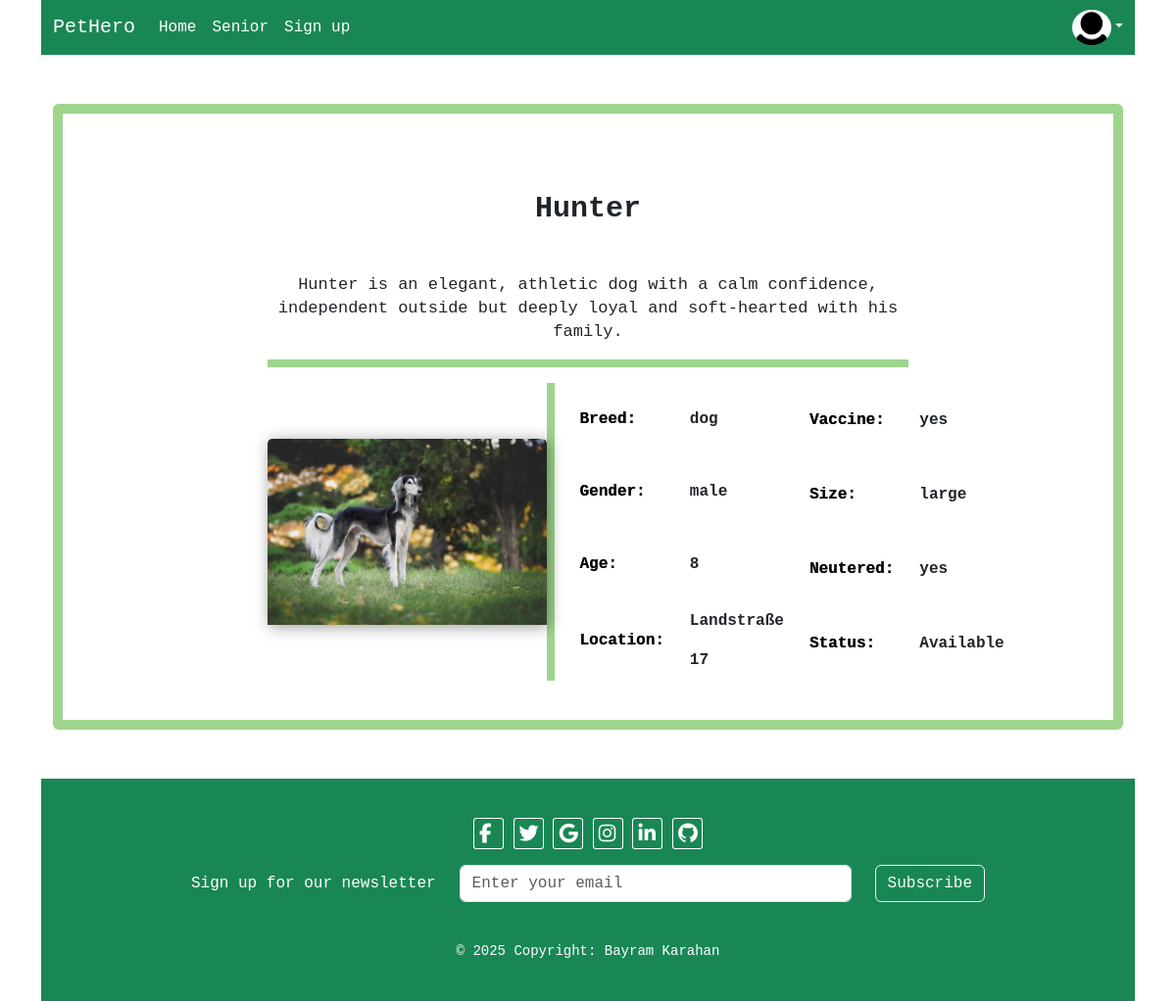
The page /php/crud/details.php?id=4 on the database its author committed.
### tables this page shows
CREATE TABLE `pets` (
  `id` int(11) NOT NULL,
  `breed` varchar(50) NOT NULL,
  `gender` varchar(50) NOT NULL,
  `age` int(11) NOT NULL,
  `vaccine` varchar(5) NOT NULL,
  `size` varchar(50) NOT NULL,
  `name` varchar(50) NOT NULL,
  `neutered` varchar(5) NOT NULL,
  `picture` varchar(50) NOT NULL,
  `short_description` varchar(300) NOT NULL,
  `status` enum('Available','Adopted') NOT NULL DEFAULT 'Available',
  `location` varchar(255) NOT NULL DEFAULT 'Unknown'
);

### php/functions/get_profile.php (called while the page is built, shortened)
<?php
function getProfilePicture($conn) {
    $id = $_SESSION['admin'] ?? $_SESSION['user'] ?? null;
    if (!$id) return "avatar.png";
    $sql = "SELECT picture FROM users WHERE id = $id";
    $result = mysqli_query($conn, $sql);
    $row = mysqli_fetch_assoc($result);
    return !empty($row['picture']) ? $row['picture'] : "avatar.png";
}
function getProfileLink() {
    return BASE_URL . "php/register-login/login.php";
}

### php/crud/details.php (the view, shortened to what this page needs)
<?php
require_once '../functions/db_connect.php';
require_once "../functions/get_profile.php";
$id = $_GET['id'];
$sql = "SELECT * FROM pets WHERE id = $id";
$result = mysqli_query($conn, $sql);
$layout = "";
if(mysqli_num_rows($result) > 0){
    $row = mysqli_fetch_assoc($result);
    $layout = "
    <div class='container'>
        <div class='card card-border'>
            <div class='row'>
                <div class='col-md-8'>
                    <div class='card-body details-body'>
                        <h4 class='card-title mb-5'>{$row['name']}</h4>
                        <p>{$row['short_description']}</p>
                        <hr class='line'>
                        <div class='table-wrap'>
                            <img src='../{$row['picture']}' class='card-img-top card-img2 card-img320 center border-none' alt='{$row['name']}'>
                            <table class='border-table'>
                                <tr><th>Breed:</th><td>{$row['breed']}</td></tr>
                                <tr><th>Gender:</th><td>{$row['gender']}</td></tr>
                                <tr><th>Age:</th><td>{$row['age']}</td></tr>
                                <tr><th>Location:</th><td class='table-location'>{$row['location']}</td></tr>
                            </table>
                            <table>
                                <tr><th>Vaccine:</th><td>{$row['vaccine']}</td></tr>
                                <tr><th>Size:</th><td>{$row['size']}</td></tr>
                                <tr><th>Neutered:</th><td>{$row['neutered']}</td></tr>
                                <tr><th>Status:</th><td>{$row['status']}</td></tr>
                            </table>
                        </div>
                    </div>
                </div>
            </div>
        </div>
    </div>";
}else{
    $layout = "<h3>No data found</h3>";
}
?>
<!DOCTYPE html>
<html lang="en">
<head>
    <link href="https://cdn.jsdelivr.net/npm/bootstrap@5.3.8/dist/css/bootstrap.min.css" rel="stylesheet">
    <link rel="stylesheet" href="https://cdnjs.cloudflare.com/ajax/libs/font-awesome/7.0.1/css/all.min.css">
    <link rel="stylesheet" href="../../css/style.css">
</head>
<body>
    <div class="container">
        <nav class="navbar navbar-expand-lg bg-success">
            <div class="container-fluid">
                <a class="navbar-brand">PetHero</a>
                <div class="collapse navbar-collapse" id="navbarSupportedContent">
                    <ul class="navbar-nav me-auto mb-2 mb-lg-0">
                        <li class="nav-item"><a class="nav-link" href="../../index.php">Home</a></li>
                        <li class="nav-item"><a class="nav-link" href="create.php">Senior</a></li>
                        <li class="nav-item"><a class="nav-link" href="../register-login/register.php">Sign up</a></li>
                    </ul>
                    <div class="dropdown text-end d-flex align-items-center">
                        <a href="<?= getProfileLink() ?>" class="me-1">
                            <img src="<?= BASE_URL ?>img/<?= htmlspecialchars(getProfilePicture($conn)) ?>" style="width:40px" class="rounded-circle">
                        </a>
                        <button class="btn dropdown-toggle p-0 text-light" type="button" data-bs-toggle="dropdown" aria-expanded="false" style="border:none;background:transparent;"></button>
                    </div>
                </div>
            </div>
        </nav>
        <?= $layout; ?>
        <footer class="bg-success">
            <div class="social-icons">
                <a href="#"><i class="fab fa-facebook-f"></i></a>
                <a href="#"><i class="fab fa-twitter"></i></a>
                <a href="#"><i class="fab fa-google"></i></a>
                <a href="#"><i class="fab fa-instagram"></i></a>
                <a href="#"><i class="fab fa-linkedin-in"></i></a>
                <a href="#"><i class="fab fa-github"></i></a>
            </div>
            <div class="newsletter mb-4">
                <form class="d-flex flex-column flex-md-row justify-content-center align-items-center gap-2">
                    <label for="newsletter-email" class="form-label text-white mb-0">Sign up for our newsletter</label>
                    <input type="email" id="newsletter-email" class="form-control" placeholder="Enter your email">
                    <button type="submit" class="btn btn-outline-light">Subscribe</button>
                </form>
            </div>
            <div class="copyright">© 2025 Copyright: Bayram Karahan</div>
        </footer>
    </div>
</body>
</html>

### css/style.css (style rules this page uses)
body { font-family: 'Courier New', Courier, monospace; }
.navbar a { color: #fff; }
.row { justify-content: center; }
.card-title { text-align: center; margin: 6% 0 15% 0; font-weight: bold; font-size: 30px; }
.card p { font-size: 17px; }
.d-flex { align-items: end; }
.card { margin: 10% auto; }
.card-body { padding: 0; }
.card-img2 { margin: 0 auto; object-fit: scale-down; max-height: 190px; filter: drop-shadow(2px 2px 8px rgba(0, 0, 0, 0.4)); }
.card-border { border: rgba(81, 180, 49, 0.551) 10px solid; margin: 50px auto; }
th { text-shadow: 0.3px 0.3px rgba(0, 0, 0, 0.741); color: black; padding: 25px; }
td { font-weight: 550; line-height: 2.5rem; }
.details-body > p { line-height: 1.5rem; text-align: center; }
.line { color: rgba(81, 180, 49, 0.551); opacity: 1; border-top: 8px solid; }
.border-table { border-left: rgba(81, 180, 49, 0.551) 8px solid; }
.center { margin: auto auto; }
.table-wrap { display: flex; justify-content: space-between; }
.table-location { word-wrap: break-word; overflow-wrap: break-word; }
footer { padding: 40px 0; text-align: center; }
.social-icons > a > i { color: #fff; font-size: 20px; margin: auto auto; transition: 0.3s; border: #fff 1px solid; border-radius: 10%; padding: 5px 24px 5px 5px; }
form > input { min-width: 180px; max-width: 400px; margin: 1rem; }
.copyright { margin-top: 1rem; font-size: 14px; color: #ffffff; }
@media (min-width: 768px) { .card { padding: 40px; } }

### rows shown on the page
pets: name "Hunter", short_description "Hunter is an elegant, athletic dog with a calm confidence, independent outside but deeply loyal and soft-hearted with his family.", picture (picture), breed "dog", gender "male", age "8", location "Landstraße 17", vaccine "yes", size "large", neutered "yes", status "Available"
